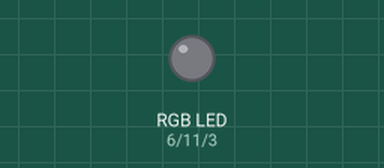
Recording of a sketch running on a simulated Arduino Uno, built with avr-gcc and run on an emulated ATmega328P. Shown: an RGB LED mixed from three pins (HIGH = lit).

Above: at 0.15 s.
Timing chart, 0 to 1.6 s (numbered marks = the images above):
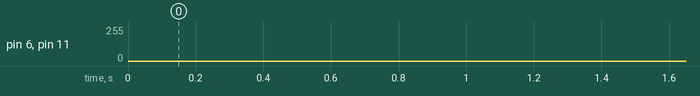

The sketch:

V1_1-Fach.ino
```cpp
//---------------------Defines------------------------

#define Pin_R 6
#define Pin_G 11
#define Pin_B 3
#define Pin_T1 13
#define Pin_T2 A2
#define Pin_T3 A3
#define Pin_T4 A5

#define del_fade 10
float brightness_percent = 100; //0%-100%

int white_offset_R = 100;
int white_offset_G = 40; //40
int white_offset_B = 10; //10

//--------------------Initialisierung----------------
int PWM_R = 0;
int PWM_G = 0;
int PWM_B = 0;
int brightness = 0;

void setup()
{
digitalWrite(Pin_R,HIGH);
digitalWrite(Pin_G,HIGH);
digitalWrite(Pin_B,HIGH);
pinMode (Pin_G, OUTPUT);
pinMode (Pin_R, OUTPUT);
pinMode (Pin_B, OUTPUT);
pinMode (Pin_T1, INPUT_PULLUP);
pinMode (Pin_T2, INPUT_PULLUP);
pinMode (Pin_T3, INPUT_PULLUP);
pinMode (Pin_T4, INPUT_PULLUP);

brightness=brightness_percent*2.55;


}

void RGBset(int r, int g, int b)
//  |Wert R| |Wert G| |Wert B|
{
  PWM_R = r;
  PWM_G = g;
  PWM_B = b;
  analogWrite(Pin_R, PWM_R);
  analogWrite(Pin_G, PWM_G);
  analogWrite(Pin_B, PWM_B);
}

void RGBfade(int delay_f, int bright)
//  |Delay| |Brightness|
{
  PWM_R = bright;
  PWM_G = 0;
  PWM_B = 0;
  analogWrite(Pin_R, PWM_R);
  analogWrite(Pin_G, PWM_G);
  analogWrite(Pin_B, PWM_B);

  for(int a=0; a<bright; a++){
    analogWrite(Pin_R, PWM_R);
    analogWrite(Pin_G, PWM_G);
    analogWrite(Pin_B, PWM_B);
    PWM_R =PWM_R-1;
    PWM_G =PWM_G+1;
    delay(delay_f);
  }
  for(int a=0; a<bright; a++){
    analogWrite(Pin_R, PWM_R);
    analogWrite(Pin_G, PWM_G);
    analogWrite(Pin_B, PWM_B);
    PWM_G =PWM_G-1;
    PWM_B =PWM_B+1;
    delay(delay_f);
  }
  for(int a=0; a<bright; a++){
    analogWrite(Pin_R, PWM_R);
    analogWrite(Pin_G, PWM_G);
    analogWrite(Pin_B, PWM_B);
    PWM_B =PWM_B-1;
    PWM_R =PWM_R+1;
    delay(delay_f);
  }
}

void RGBwhite(int bright)
//  |Brightness|
{
  PWM_R=bright*white_offset_R/100;
  PWM_G=bright*white_offset_G/100;
  PWM_B=bright*white_offset_B/100;
  analogWrite(Pin_R, PWM_R);
  analogWrite(Pin_G, PWM_G);
  analogWrite(Pin_B, PWM_B);
}

void RGBfadein (int delay_f,int r, int g, int b)
//  |Delay(gschwindikeit)| Endwert|R|G|B|
{
  if((PWM_R < r)||(PWM_G < g)||(PWM_B < b))
  {
    while((PWM_R < r)||(PWM_G < g)||(PWM_B < b))
     {
      if(PWM_R < r)
      {
        PWM_R++;
        analogWrite(Pin_R, PWM_R);
      }
      if(PWM_G < g)
      {
        PWM_G++;
        analogWrite(Pin_G, PWM_G);
      }
      if(PWM_B < b)
      {
        PWM_B++;
        analogWrite(Pin_B, PWM_B);
      }
     delay(delay_f);
     }
  }
}

void RGBfadeout (int delay_f,int r, int g, int b)
//  |Delay(gschwindikeit)| Endwert|R|G|B|
{
  if((PWM_R > r)||(PWM_G > g)||(PWM_B > b))
  {
    while((PWM_R > r)||(PWM_G > g)||(PWM_B > b))
     {
      if(PWM_R > r)
      {
        PWM_R--;
        analogWrite(Pin_R, PWM_R);
      }
      if(PWM_G > g)
      {
        PWM_G--;
        analogWrite(Pin_G, PWM_G);
      }
      if(PWM_B > b)
      {
        PWM_B--;
        analogWrite(Pin_B, PWM_B);
      }
     delay(delay_f);
     }
  }
}

int tast(int nummer)
//Abfrage ob Taster |Nummer| gedrückt
{
  static int rueck=0;
  if(nummer == 1)
  {
    rueck=! digitalRead(Pin_T1);
  }
  if(nummer == 2)
  {
    rueck=! digitalRead(Pin_T2);
  }
  if(nummer == 3)
  {
    rueck=! digitalRead(Pin_T3);
  }
  if(nummer == 4)
  {
    rueck=! digitalRead(Pin_T4);
  }
  return rueck;
}

void RGBoff()
{
  PWM_R = 0;
  PWM_G = 0;
  PWM_B = 0;
  analogWrite(Pin_R, PWM_R);
  analogWrite(Pin_G, PWM_G);
  analogWrite(Pin_B, PWM_B);
}

void loop()
{
RGBfade(1,255);
//RGBwhite(255);
//RGBset(255,255,0);
delay(000);
}
```
